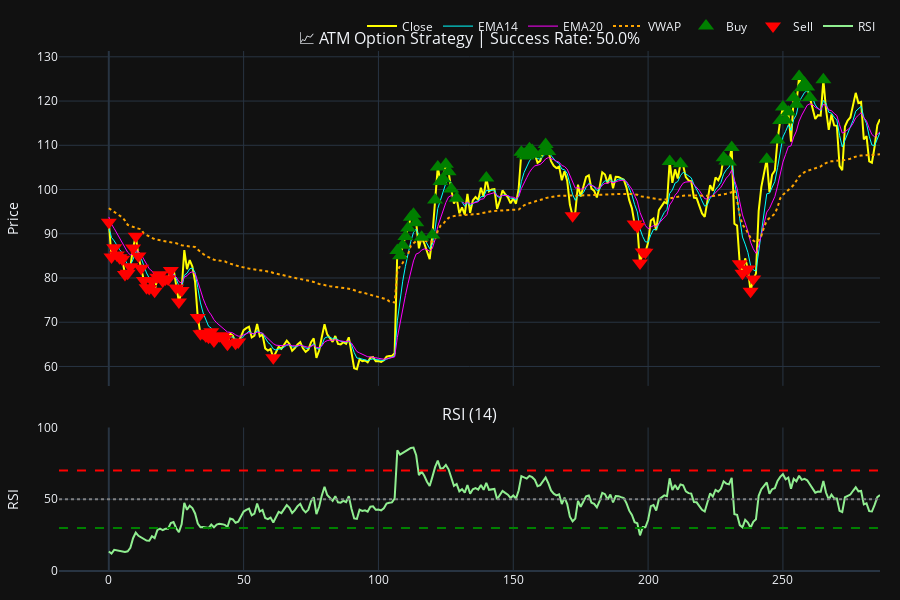

Notebook code cell kept with this figure:
### Code cell
df = pe_df.copy()

df["signal"] = 0
df.loc[
    (df["EMA14"] > df["EMA20"]) &
    (df["close"] > df["VWAP"]) &
    (df["RSI"] > 60),
    "signal"
] = 1   # BUY

df.loc[
    (df["EMA14"] < df["EMA20"]) &
    (df["close"] < df["VWAP"]) &
    (df["RSI"] < 35),
    "signal"
] = -1  # SELL


trades = []
position = None
entry_price = None

for i in range(len(df)):
    if df["signal"].iloc[i] == 1 and position is None:
        position = "BUY"
        entry_price = df["close"].iloc[i]
        entry_time = df.index[i]

    elif df["signal"].iloc[i] == -1 and position == "BUY":
        exit_price = df["close"].iloc[i]
        exit_time = df.index[i]

        pnl = exit_price - entry_price

        trades.append({
            "entry_time": entry_time,
            "exit_time": exit_time,
            "entry": entry_price,
            "exit": exit_price,
            "pnl": pnl
        })

        position = None



trades_df = pd.DataFrame(trades)

if not trades_df.empty:
    trades_df["result"] = trades_df["pnl"].apply(lambda x: 1 if x > 0 else 0)
    success_rate = round(trades_df["result"].mean() * 100, 2)
else:
    success_rate = 0.0


buy_signals = df[df["signal"] == 1]
sell_signals = df[df["signal"] == -1]


from plotly.subplots import make_subplots
import plotly.graph_objects as go

fig = make_subplots(
    rows=2, cols=1,
    shared_xaxes=True,
    row_heights=[0.7, 0.3],
    vertical_spacing=0.08,
    subplot_titles=(
        f"📈 ATM Option Strategy | Success Rate: {success_rate}%",
        "RSI (14)"
    )
)

# ----- PRICE ROW -----
fig.add_trace(go.Scatter(
    x=df.index, y=df["close"],
    name="Close", line=dict(color="yellow", width=2)
), row=1, col=1)

fig.add_trace(go.Scatter(
    x=df.index, y=df["EMA14"],
    name="EMA14", line=dict(color="cyan", width=1)
), row=1, col=1)

fig.add_trace(go.Scatter(
    x=df.index, y=df["EMA20"],
    name="EMA20", line=dict(color="magenta", width=1)
), row=1, col=1)

fig.add_trace(go.Scatter(
    x=df.index, y=df["VWAP"],
    name="VWAP", line=dict(color="orange", dash="dot")
), row=1, col=1)

# ----- BUY / SELL MARKERS -----
fig.add_trace(go.Scatter(
    x=buy_signals.index,
    y=buy_signals["close"],
    mode="markers",
    name="Buy",
    marker=dict(symbol="triangle-up", size=14, color="green")
), row=1, col=1)

fig.add_trace(go.Scatter(
    x=sell_signals.index,
    y=sell_signals["close"],
    mode="markers",
    name="Sell",
    marker=dict(symbol="triangle-down", size=14, color="red")
), row=1, col=1)

# ----- RSI ROW -----
fig.add_trace(go.Scatter(
    x=df.index, y=df["RSI"],
    name="RSI", line=dict(color="lightgreen")
), row=2, col=1)

fig.add_hline(y=70, line_dash="dash", line_color="red", row=2, col=1)
fig.add_hline(y=30, line_dash="dash", line_color="green", row=2, col=1)
fig.add_hline(y=50, line_dash="dot", line_color="gray", row=2, col=1)

# ----- LAYOUT -----
fig.update_layout(
    template="plotly_dark",
    height=600,
    legend=dict(orientation="h", yanchor="bottom", y=1.02, x=1, xanchor="right"),
    margin=dict(l=20, r=20, t=50, b=20)
)

fig.update_yaxes(title_text="Price", row=1, col=1)
fig.update_yaxes(title_text="RSI", range=[0, 100], row=2, col=1)

### Figure 1 — Plotly figure (JSON) as saved in the notebook; plotly's stock layout.template omitted (floating-point values rounded to 4 significant figures; data arrays with more than 128 entries replaced by an {"elided": "..."} marker saying what was removed)
{"data": [{"line": {"color": "yellow", "width": 2}, "name": "Close", "type": "scatter", "x": {"elided": "287 int values"}, "xaxis": "x", "y": {"elided": "287 float values"}, "yaxis": "y"}, {"line": {"color": "cyan", "width": 1}, "name": "EMA14", "type": "scatter", "x": {"elided": "287 int values"}, "xaxis": "x", "y": {"elided": "287 float values"}, "yaxis": "y"}, {"line": {"color": "magenta", "width": 1}, "name": "EMA20", "type": "scatter", "x": {"elided": "287 int values"}, "xaxis": "x", "y": {"elided": "287 float values"}, "yaxis": "y"}, {"line": {"color": "orange", "dash": "dot"}, "name": "VWAP", "type": "scatter", "x": {"elided": "287 int values"}, "xaxis": "x", "y": {"elided": "287 float values"}, "yaxis": "y"}, {"marker": {"color": "green", "size": 14, "symbol": "triangle-up"}, "mode": "markers", "name": "Buy", "type": "scatter", "x": [107, 108, 109, 110, 111, 112, 113, 114, 116, 120, 121, 122, 123, 124, 125, 126, 127, 129, 140, 153, 154, 155, 156, 157, 158, 161, 162, 163, 208, 212, 228, 229, 230, 231, 244, 248, 249, 250, 251, 252, 254, 255, 256, 257, 258, 259, 260, 265], "xaxis": "x", "y": [86.2, 85.05, 87.4, 89.4, 91.3, 93.75, 94.4, 92.5, 89.2, 89.7, 97.65, 105.1, 101.8, 102.5, 105.7, 104, 100.1, 98.05, 102.6, 108.4, 108.0, 107.5, 109.2, 108.8, 108, 108.5, 110.2, 108.6, 106.3, 105.8, 107.2, 106.5, 106.2, 109.5, 106.8, 111.2, 115.6, 118.7, 115.7, 117.5, 120.8, 119.2, 125.5, 123, 124, 123.2, 120.8, 124.8], "yaxis": "y"}, {"marker": {"color": "red", "size": 14, "symbol": "triangle-down"}, "mode": "markers", "name": "Sell", "type": "scatter", "x": [0, 1, 2, 3, 4, 5, 6, 7, 8, 9, 10, 11, 12, 13, 14, 15, 16, 17, 18, 19, 20, 21, 22, 23, 25, 26, 27, 33, 34, 35, 36, 37, 38, 39, 40, 41, 42, 43, 44, 47, 48, 61, 172, 195, 196, 197, 198, 199, 234, 235, 237, 238, 239], "xaxis": "x", "y": [92.6, 84.75, 86.85, 85.2, 84.6, 84.25, 80.8, 81.05, 82.55, 86.8, 89.45, 84.95, 82.2, 79.45, 77.8, 77.65, 79.4, 77, 80.15, 80.75, 79.3, 79.8, 79.8, 81.7, 77.75, 74.55, 77.15, 71.1, 67.4, 67.5, 66.9, 66.6, 67.85, 65.75, 66.7, 66.95, 66.75, 66.35, 65, 65.25, 65.55, 62, 94.1, 92.2, 91.65, 83.4, 85.9, 85.8, 83.2, 81.05, 82.05, 77, 79.8], "yaxis": "y"}, {"line": {"color": "lightgreen"}, "name": "RSI", "type": "scatter", "x": {"elided": "287 int values"}, "xaxis": "x2", "y": {"elided": "287 float values"}, "yaxis": "y2"}], "layout": {"annotations": [{"font": {"size": 16}, "showarrow": false, "text": "📈 ATM Option Strategy | Success Rate: 50.0%", "x": 0.5, "xanchor": "center", "xref": "paper", "y": 1, "yanchor": "bottom", "yref": "paper"}, {"font": {"size": 16}, "showarrow": false, "text": "RSI (14)", "x": 0.5, "xanchor": "center", "xref": "paper", "y": 0.276, "yanchor": "bottom", "yref": "paper"}], "height": 600, "legend": {"orientation": "h", "x": 1, "xanchor": "right", "y": 1.02, "yanchor": "bottom"}, "margin": {"b": 20, "l": 20, "r": 20, "t": 50}, "shapes": [{"line": {"color": "red", "dash": "dash"}, "type": "line", "x0": 0, "x1": 1, "xref": "x2 domain", "y0": 70, "y1": 70, "yref": "y2"}, {"line": {"color": "green", "dash": "dash"}, "type": "line", "x0": 0, "x1": 1, "xref": "x2 domain", "y0": 30, "y1": 30, "yref": "y2"}, {"line": {"color": "gray", "dash": "dot"}, "type": "line", "x0": 0, "x1": 1, "xref": "x2 domain", "y0": 50, "y1": 50, "yref": "y2"}], "xaxis": {"anchor": "y", "domain": [0, 1], "matches": "x2", "showticklabels": false}, "xaxis2": {"anchor": "y2", "domain": [0, 1]}, "yaxis": {"anchor": "x", "domain": [0.356, 1], "title": {"text": "Price"}}, "yaxis2": {"anchor": "x2", "domain": [0, 0.276], "range": [0, 100], "title": {"text": "RSI"}}}}
